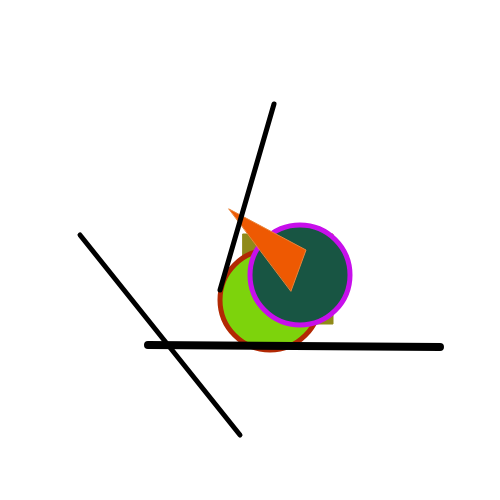
Frame 1 (no input)
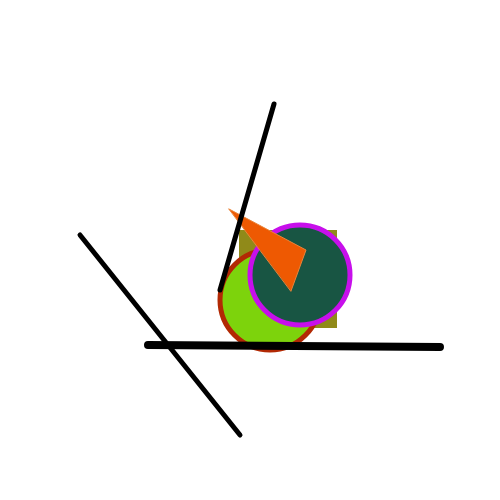
Frame 60 (no input)
Frame 120 (the mouse pressed at the canvas centre since frame 60): identical to frame 60, image omitted

The p5.js sketch that drew these frames (run headless with seeded random() and noise() and a simulated clock; from frame 60 on, the mouse is pressed at the canvas centre):

// p5.js sketch
// ── sketch.js

function preload(){
}

function setup() {
    var canvas = createCanvas(500, 500);

    noStroke();
}


function draw(){
    background("white");
    //rect
    fill(144,138,25);
    stroke(144,138,25)
    rect(243,234, 90,90);


    //circles
    strokeWeight(5);

    stroke(178,41,4);
    fill(125,211,12);
    ellipse(270,300, 100)

    stroke(199,15,235);
    fill(24,85,67);
    ellipse(300,275, 100);

    //triangle
    stroke(234,132,57);
    strokeWeight(1);
    fill(238,89,2);
    triangle(229,209, 306,250, 291,291);

    //lines
    stroke("black");
    strokeWeight(5);
    line(80, 235, 240, 435);


    line(220,290, 274,104);

    strokeWeight(8);
    line(148,345, 440, 347);






}
